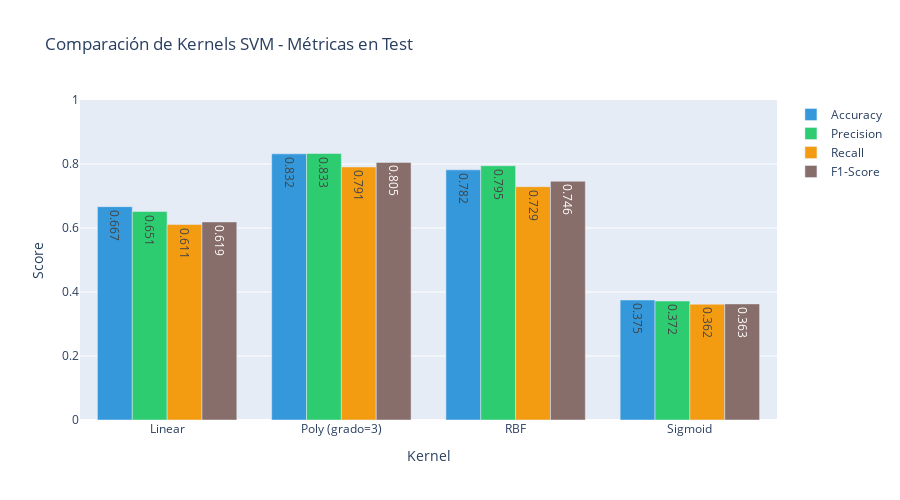

Notebook code for this chart:
### Code cell
# Visualizamos los resultados obtenidos de cada evaluación de kernels

# Tabla comparativa
comparison_kernels = pd.DataFrame(kernel_results).T
print(comparison_kernels.round(4))

# Gráfica comparativa
fig = go.Figure()

metrics = ['test_acc', 'test_prec', 'test_rec', 'test_f1']
metric_names = ['Accuracy', 'Precision', 'Recall', 'F1-Score']
colors = ['#3498db', '#2ecc71', '#f39c12', "#886e6b"]

for metric, name, color in zip(metrics, metric_names, colors):
    fig.add_trace(go.Bar(
        name=name,
        x=list(kernel_results.keys()),
        y=[kernel_results[k][metric] for k in kernel_results.keys()],
        marker_color=color,
        text=[f"{kernel_results[k][metric]:.3f}" for k in kernel_results.keys()],
        textposition='auto'
    ))

fig.update_layout(
    title='Comparación de Kernels SVM - Métricas en Test',
    xaxis_title='Kernel',
    yaxis_title='Score',
    barmode='group',
    height=500,
    yaxis_range=[0, 1]
)

fig.show()

### Figure 1 — Plotly figure (JSON) as saved in the notebook; plotly's stock layout.template omitted (floating-point values rounded to 4 significant figures)
{"data": [{"marker": {"color": "#3498db"}, "name": "Accuracy", "text": ["0.667", "0.832", "0.782", "0.375"], "textposition": "auto", "type": "bar", "x": ["Linear", "Poly (grado=3)", "RBF", "Sigmoid"], "y": [0.6667, 0.8317, 0.7817, 0.375]}, {"marker": {"color": "#2ecc71"}, "name": "Precision", "text": ["0.651", "0.833", "0.795", "0.372"], "textposition": "auto", "type": "bar", "x": ["Linear", "Poly (grado=3)", "RBF", "Sigmoid"], "y": [0.6515, 0.8328, 0.7945, 0.3718]}, {"marker": {"color": "#f39c12"}, "name": "Recall", "text": ["0.611", "0.791", "0.729", "0.362"], "textposition": "auto", "type": "bar", "x": ["Linear", "Poly (grado=3)", "RBF", "Sigmoid"], "y": [0.6109, 0.7908, 0.7291, 0.3618]}, {"marker": {"color": "#886e6b"}, "name": "F1-Score", "text": ["0.619", "0.805", "0.746", "0.363"], "textposition": "auto", "type": "bar", "x": ["Linear", "Poly (grado=3)", "RBF", "Sigmoid"], "y": [0.619, 0.805, 0.746, 0.3628]}], "layout": {"barmode": "group", "height": 500, "title": {"text": "Comparación de Kernels SVM - Métricas en Test"}, "xaxis": {"title": {"text": "Kernel"}}, "yaxis": {"range": [0, 1], "title": {"text": "Score"}}}}
